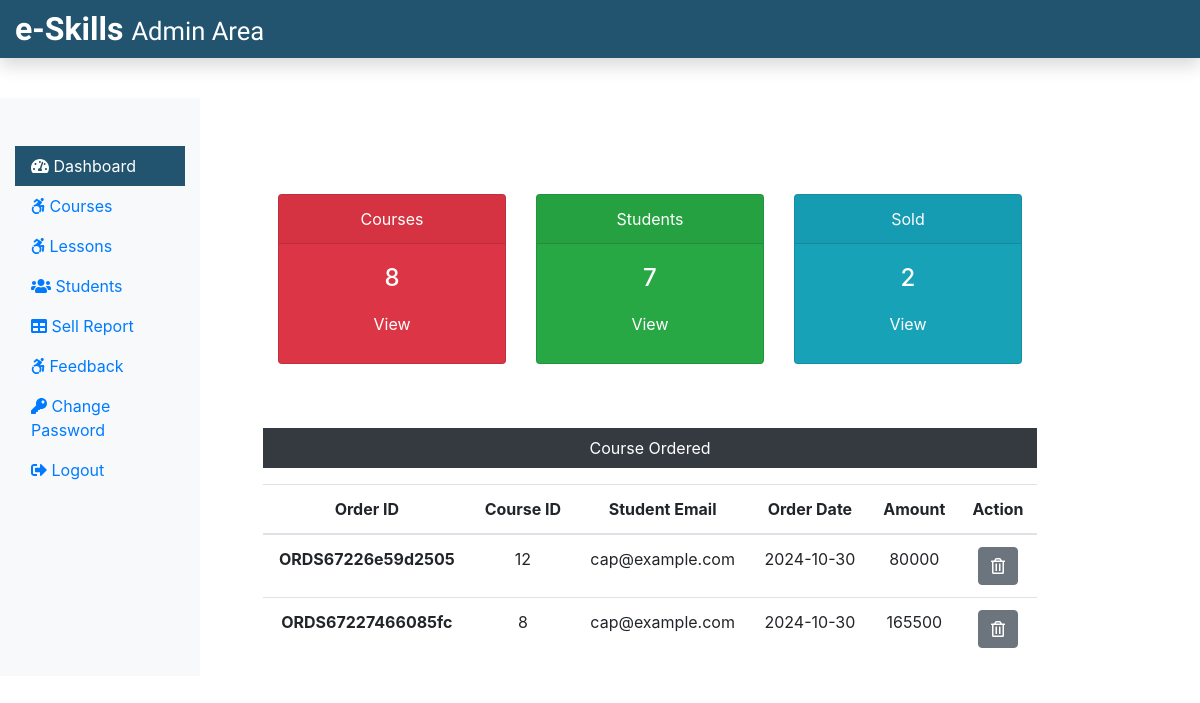
/Admin/adminDashboard.php (signed in), run on an earlier commit of the app's database.
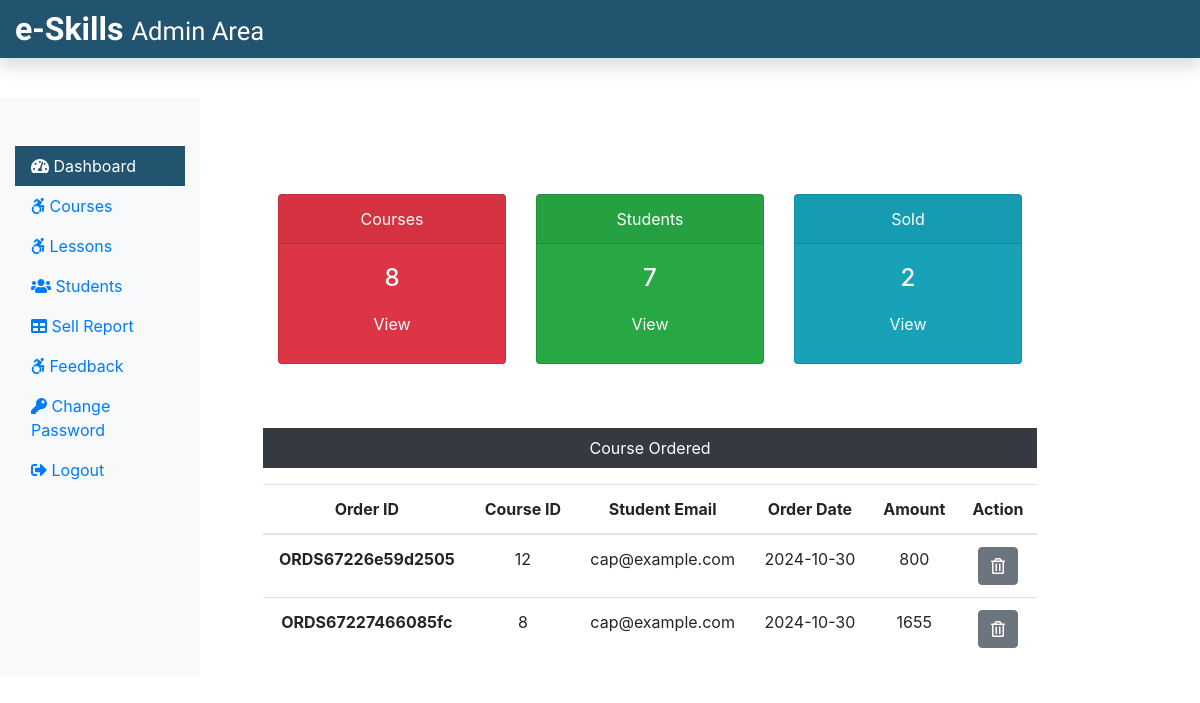
And on a later commit of the database.
### tables this page shows
CREATE TABLE `courseorder` (
  `co_id` int(11) NOT NULL,
  `order_id` varchar(255) NOT NULL,
  `stu_email` varchar(255) NOT NULL,
  `course_id` int(11) NOT NULL,
  `status` varchar(255) NOT NULL,
  `respmsg` text NOT NULL,
  `amount` int(11) NOT NULL,
  `order_date` date NOT NULL
);

### Admin/adminDashboard.php (the view, shortened to what this page needs)
<?php
include('./adminInclude/header.php');
include('../dbConnection.php');
$sql = "SELECT * FROM course";
$result = $conn->query($sql);
$totalcourse = $result->num_rows;
$sql = "SELECT * FROM student";
$result = $conn->query($sql);
$totalstu = $result->num_rows;
$sql = "SELECT * FROM courseorder";
$result = $conn->query($sql);
$totalsold = $result->num_rows;
?>
<div class="col-sm-9 mt-5">
  <div class="row mx-5 text-center">
    <div class="col-sm-4 mt-5">
      <div class="card text-white bg-danger mb-3" style="max-width: 18rem;">
        <div class="card-header">Courses</div>
        <div class="card-body">
          <h4 class="card-title">
            <?php echo $totalcourse; ?>
          </h4>
          <a class="btn text-white" href="courses.php">View</a>
        </div>
      </div>
    </div>
    <div class="col-sm-4 mt-5">
      <div class="card text-white bg-success mb-3" style="max-width: 18rem;">
        <div class="card-header">Students</div>
        <div class="card-body">
          <h4 class="card-title">
            <?php echo $totalstu; ?>
          </h4>
          <a class="btn text-white" href="students.php">View</a>
        </div>
      </div>
    </div>
    <div class="col-sm-4 mt-5">
      <div class="card text-white bg-info mb-3" style="max-width: 18rem;">
        <div class="card-header">Sold</div>
        <div class="card-body">
          <h4 class="card-title">
            <?php echo $totalsold; ?>
          </h4>
          <a class="btn text-white" href="sellreport.php">View</a>
        </div>
      </div>
    </div>
  </div>
  <div class="mx-5 mt-5 text-center">
    <p class=" bg-dark text-white p-2">Course Ordered</p>
    <?php
    $sql = "SELECT * FROM courseorder";
    $result = $conn->query($sql);
    if ($result->num_rows > 0) {
      echo '<table class="table">
    <thead>
    <tr>
      <th scope="col">Order ID</th>
      <th scope="col">Course ID</th>
      <th scope="col">Student Email</th>
      <th scope="col">Order Date</th>
      <th scope="col">Amount</th>
      <th scope="col">Action</th>
    </tr>
    </thead>
    <tbody>';
      while ($row = $result->fetch_assoc()) {
        echo '<tr>';
        echo '<th scope="row">' . $row["order_id"] . '</th>';
        echo '<td>' . $row["course_id"] . '</td>';
        echo '<td>' . $row["stu_email"] . '</td>';
        echo '<td>' . $row["order_date"] . '</td>';
        echo '<td>' . $row["amount"] . '</td>';
        echo '<td><form action="" method="POST" class="d-inline"><input type="hidden" name="id" value=' . $row["co_id"] . '><button type="submit" class="btn btn-secondary" name="delete" value="Delete"><i class="far fa-trash-alt"></i></button></form></td>';
        echo '</tr>';
      }
      echo '</tbody>
  </table>';
    } else {
      echo "0 Result";
    }
    ?>
  </div>
</div>
</div>
</div>
<?php
include('./adminInclude/footer.php');
?>

What changed in the data, as far as the page shows it:
changed courseorder "ORDS67226e59d2505": amount "80000" → "800"
changed courseorder "ORDS67227466085fc": amount "165500" → "1655"
